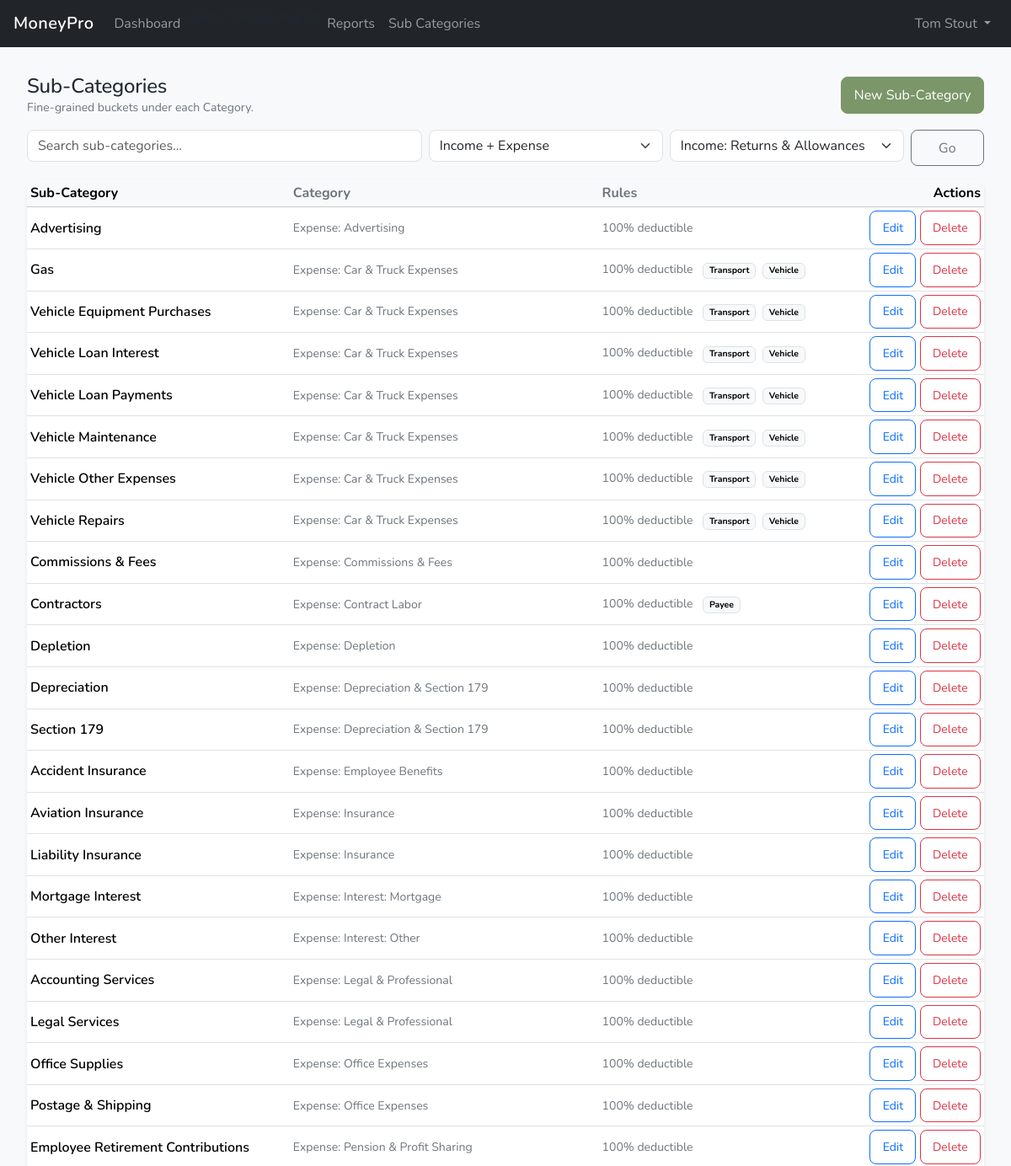
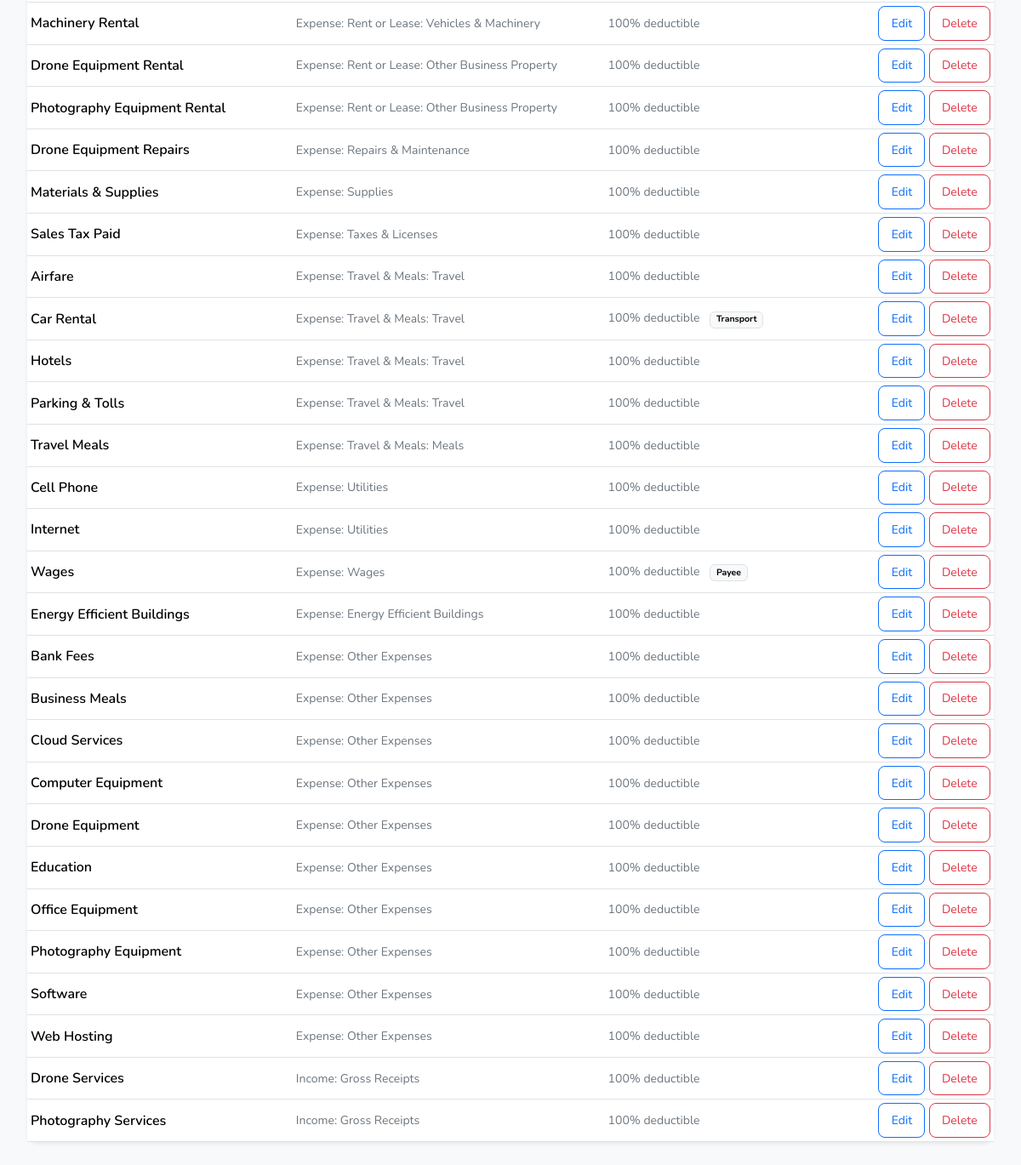
/subcategories/ (signed in), run on an earlier commit of the app's database (2 pictures, top to bottom).
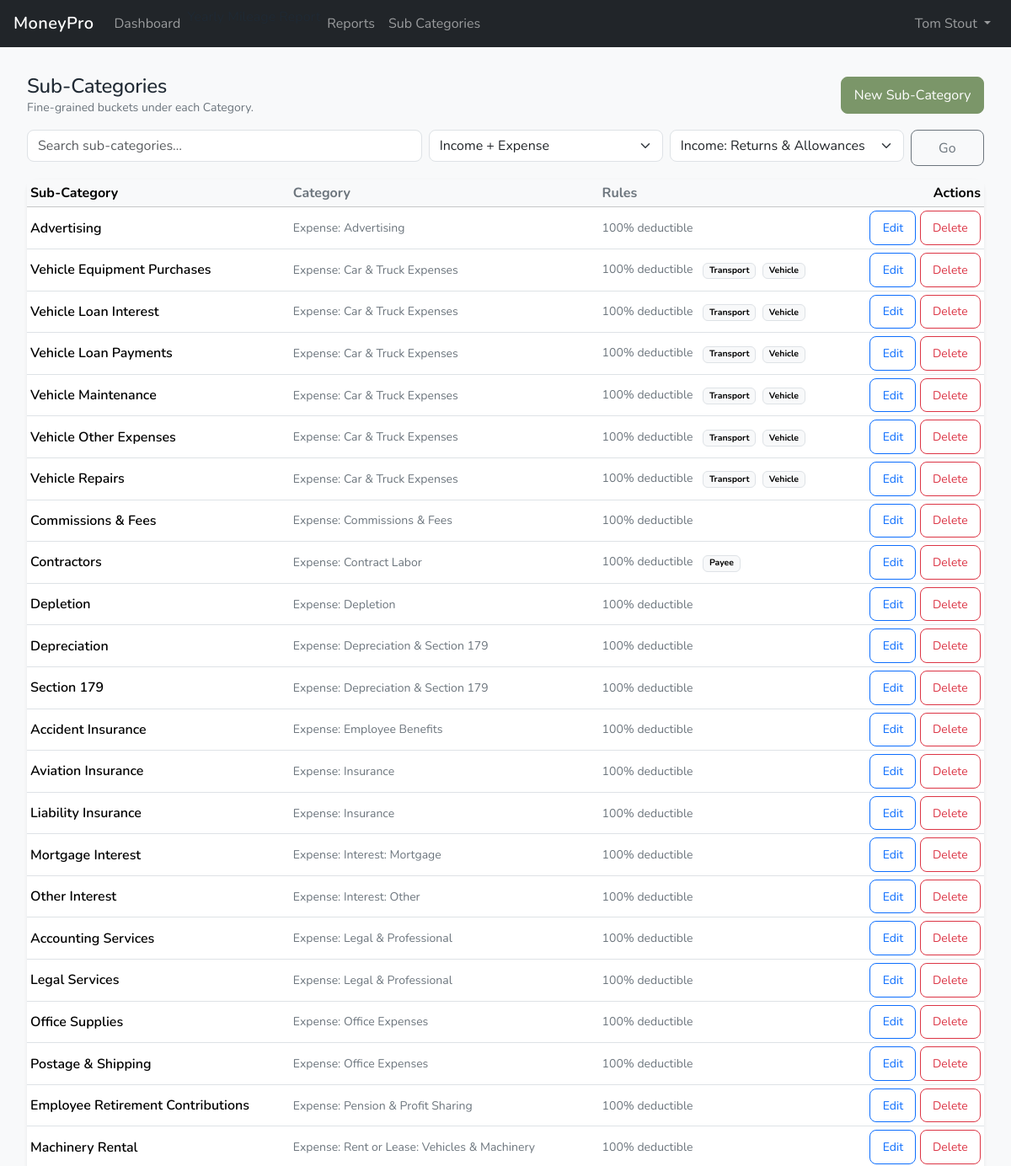
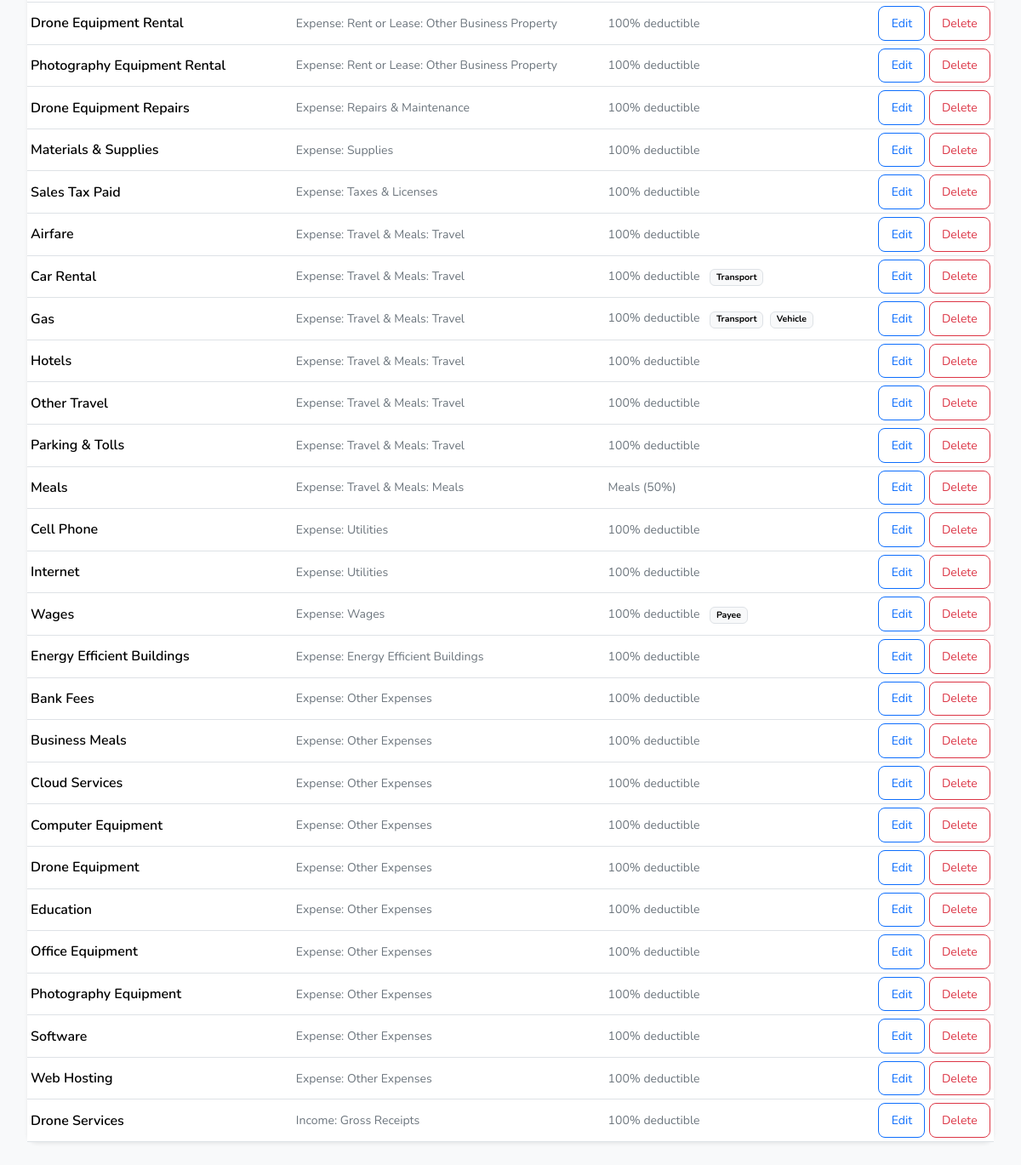
And on a later commit of the database (2 pictures, top to bottom).
### ledger/models.py (models this page shows, shortened)
class SubCategory(BusinessOwnedModelMixin):
    class DeductionRule(models.TextChoices):
        FULL = "full", "100% deductible"
        MEALS_50 = "meals_50", "Meals (50%)"
        NONDEDUCTIBLE = "nondeductible", "Not deductible"
    class PayeeRole(models.TextChoices):
        ANY = "any", "Any"
        VENDOR = "vendor", "Vendor"
        CONTRACTOR = "contractor", "Contractor"
        CUSTOMER = "customer", "Customer"
    category                   = models.ForeignKey(Category, on_delete=models.PROTECT, related_name="subcategories")
    name                       = models.CharField(max_length=80)
    slug                       = models.SlugField(max_length=140, blank=True, null=True)
    is_active                  = models.BooleanField(default=True)
    sort_order                 = models.PositiveIntegerField(default=0)
    book_enabled               = models.BooleanField(default=True)
    tax_enabled                = models.BooleanField(default=True)
    schedule_c_line            = models.CharField(max_length=30, choices=Category.ScheduleCLine.choices, blank=True, default="", help_text="Optional override. If blank, reports may use Category.schedule_c_line.",)
    deduction_rule             = models.CharField(max_length=20, choices=DeductionRule.choices, default=DeductionRule.FULL,)
    is_1099_reportable_default = models.BooleanField(default=False)
    is_capitalizable           = models.BooleanField(default=False)
    requires_payee             = models.BooleanField(default=False)
    payee_role                 = models.CharField(max_length=15, choices=PayeeRole.choices, default=PayeeRole.ANY)
    requires_transport         = models.BooleanField(default=False)
    requires_vehicle           = models.BooleanField(default=False)
    class Meta:
        ordering = ["name"]
        constraints = [
            models.UniqueConstraint(
                fields=["business", "category", "name"],
                name="uniq_subcategory_business_cat_name",
            ),
            models.UniqueConstraint(
                fields=["business", "slug"],
                condition=Q(slug__isnull=False) & ~Q(slug=""),
                name="uniq_subcategory_business_slug_nonblank",
            ),
        ]

class Category(BusinessOwnedModelMixin):
    class CategoryType(models.TextChoices):
        INCOME = "income", "Income"
        EXPENSE = "expense", "Expense"
    class ScheduleCLine(models.TextChoices):
        GROSS_RECEIPTS = "gross_receipts", "1"
        RETURNS_ALLOWANCES = "returns_allowances", "2"
        ADVERTISING = "advertising", "8"
        CAR_TRUCK = "car_truck", "9"
        COMMISSIONS_FEES = "commissions_fees", "10"
        CONTRACT_LABOR = "contract_labor", "11"
        DEPLETION = "depletion", "12"
        DEPRECIATION = "depreciation", "13"
        EMPLOYEE_BENEFITS = "employee_benefits", "14"
        INSURANCE = "insurance", "15"
        INTEREST_MORTGAGE = "interest_mortgage", "16a"
        INTEREST_OTHER = "interest_other", "16b"
        LEGAL_PRO = "legal_pro", "17"
        OFFICE = "office", "18"
        PENSION_PROFIT = "pension_profit_sharing", "19"
        RENT_LEASE_VEHICLES = "rent_lease_vehicles", "20a"
        RENT_LEASE_OTHER = "rent_lease_other", "20b"
        REPAIRS = "repairs", "21"
        SUPPLIES = "supplies", "22"
        TAXES_LICENSES = "taxes_licenses", "23"
        TRAVEL = "travel", "24a"
        MEALS = "meals", "24b"
        UTILITIES = "utilities", "25"
        WAGES = "wages", "26"
        ENERGY_EFFICIENT = "energy_efficient_buildings", "27a"
        OTHER_EXPENSES_V = "other_expenses_part_v", "27b"
    schedule_c_line = models.CharField(
        max_length=30,
        choices=ScheduleCLine.choices,
        blank=True,
        default="",
    )
    name              = models.CharField(max_length=80)
    slug              = models.SlugField(max_length=120, blank=True)
    category_type     = models.CharField(max_length=10, choices=CategoryType.choices)
    is_active         = models.BooleanField(default=True)
    sort_order        = models.PositiveIntegerField(default=0)
    book_reports      = models.BooleanField(default=True)
    tax_reports       = models.BooleanField(default=True)
    report_group      = models.CharField(max_length=60, blank=True, default="")
    class Meta:
        ordering = ["category_type", "sort_order", "name"]
        constraints = [
            models.UniqueConstraint(
                fields=["business", "name", "category_type"],
                name="uniq_category_business_name_type",
            ),
            models.UniqueConstraint(
                fields=["business", "category_type", "slug"],
                name="uniq_category_business_type_slug",
            ),
        ]

### ledger/views.py (the view, shortened to what this page needs)
# urls.py: path("subcategories/", SubCategoryListView.as_view(), name="subcategory_list"),
class SubCategoryListView(LoginRequiredMixin, ListView):
    model = SubCategory
    template_name = "ledger/subcategories/subcategory_list.html"
    context_object_name = "subcategories"
    paginate_by = 50
    def get_queryset(self):
        qs = (
            SubCategory.objects.filter(business=self.request.business)
            .select_related("category")
            .order_by("category__category_type", "category__sort_order", "sort_order", "name")
        )
        q = (self.request.GET.get("q") or "").strip()
        ctype = (self.request.GET.get("type") or "").strip()
        cat = (self.request.GET.get("category") or "").strip()
        if q:
            qs = qs.filter(Q(name__icontains=q) | Q(category__name__icontains=q))
        if ctype in ("income", "expense"):
            qs = qs.filter(category__category_type=ctype)
        return qs
    def get_context_data(self, **kwargs):
        ctx = super().get_context_data(**kwargs)
        ctx["q"] = (self.request.GET.get("q") or "").strip()
        ctx["type"] = (self.request.GET.get("type") or "").strip()
        ctx["category"] = (self.request.GET.get("category") or "").strip()
        ctx["categories"] = Category.objects.filter(
            business=self.request.business,
            is_active=True,
        ).order_by("category_type", "sort_order", "name")
        return ctx

### ledger/templates/ledger/subcategories/subcategory_list.html (shortened to what this page needs)
{% extends "index.html" %}
{% block content %}
<div class="container-fluid px-2 px-md-3 py-3">
  <div class="d-flex justify-content-between align-items-center mb-3">
    <div>
      <h1 class="h4 mb-0">Sub-Categories</h1>
      <div class="text-muted small">Fine-grained buckets under each Category.</div>
    </div>
    <a class="btn btn-primary" href="{% url 'ledger:subcategory_create' %}">New Sub-Category</a>
  </div>
  <form method="get" class="row g-2 mb-3">
    <div class="col-12 col-md-5">
      <input class="form-control" name="q" value="{{ q }}" placeholder="Search sub-categories…">
    </div>
    <div class="col-12 col-md-3">
      <select class="form-select" name="type">
        <option value="" {% if not type %}selected{% endif %}>Income + Expense</option>
      </select>
    </div>
    <div class="col-12 col-md-3">
      <select class="form-select" name="category">
        {% for c in categories %}
          <option value="{{ c.id }}" {% if category|add:"" == c.id|add:"" %}selected{% endif %}>
            {{ c.get_category_type_display }}: {{ c.name }}
          </option>
        {% endfor %}
      </select>
    </div>
    <div class="col-12 col-md-1 d-grid">
      <button class="btn btn-outline-secondary">Go</button>
    </div>
  </form>
  <div class="card shadow-sm">
    <div class="table-responsive">
      <table class="table table-sm align-middle mb-0">
        <thead class="table-light">
          <tr>
            <th>Sub-Category</th>
            <th class="text-muted">Category</th>
            <th class="text-muted">Rules</th>
            <th class="text-end">Actions</th>
          </tr>
        </thead>
        <tbody>
          {% for sc in subcategories %}
          <tr>
            <td class="fw-semibold">
              {{ sc.name }}
            </td>
            <td class="text-muted small">
              {{ sc.category.get_category_type_display }}: {{ sc.category.name }}
            </td>
            <td class="text-muted small">
              <span class="me-2">{{ sc.get_deduction_rule_display }}</span>
              {% if sc.requires_payee %}<span class="badge text-bg-light border me-1">Payee</span>{% endif %}
              {% if sc.requires_transport %}<span class="badge text-bg-light border me-1">Transport</span>{% endif %}
              {% if sc.requires_vehicle %}<span class="badge text-bg-light border me-1">Vehicle</span>{% endif %}
            </td>
            <td class="text-end">
              <a class="btn btn-sm btn-outline-primary" href="{% url 'ledger:subcategory_update' sc.pk %}">Edit</a>
              <a class="btn btn-sm btn-outline-danger" href="{% url 'ledger:subcategory_delete' sc.pk %}">Delete</a>
            </td>
          </tr>
          {% empty %}
          <tr>
            <td colspan="4" class="text-center text-muted py-4">No sub-categories yet.</td>
          </tr>
          {% endfor %}
        </tbody>
      </table>
    </div>
  </div>
</div>
{% endblock %}

What changed in the data, as far as the page shows it:
no longer on this page (row unchanged): SubCategory: name "Photography Services", category.category_type "Income", category.name "Gross Receipts", deduction_rule "100% deductible"
changed SubCategory "Gas": category.name "Car & Truck Expenses" → "Travel & Meals: Travel"; moves down the list
added SubCategory: name "Other Travel", category.category_type "Expense", category.name "Travel & Meals: Travel", deduction_rule "100% deductible"
changed SubCategory "Travel & Meals: Meals": name "Travel Meals" → "Meals"; deduction_rule "100% deductible" → "Meals (50%)"
